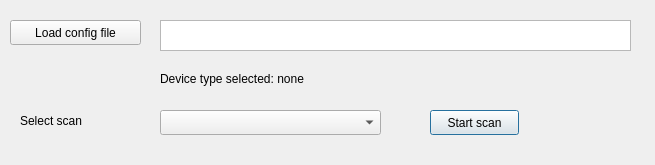
<?xml version="1.0" encoding="UTF-8"?>
<ui version="4.0">
 <class>DebugWindow</class>
 <widget class="QDialog" name="DebugWindow">
  <property name="geometry">
   <rect>
    <x>0</x>
    <y>0</y>
    <width>655</width>
    <height>165</height>
   </rect>
  </property>
  <property name="windowTitle">
   <string>Debug mode</string>
  </property>
  <widget class="QLabel" name="label">
   <property name="geometry">
    <rect>
     <x>20</x>
     <y>30</y>
     <width>91</width>
     <height>21</height>
    </rect>
   </property>
   <property name="text">
    <string/>
   </property>
  </widget>
  <widget class="QLabel" name="label_2">
   <property name="geometry">
    <rect>
     <x>20</x>
     <y>110</y>
     <width>91</width>
     <height>21</height>
    </rect>
   </property>
   <property name="text">
    <string>Select scan</string>
   </property>
  </widget>
  <widget class="QComboBox" name="scanSelector">
   <property name="geometry">
    <rect>
     <x>160</x>
     <y>110</y>
     <width>221</width>
     <height>25</height>
    </rect>
   </property>
  </widget>
  <widget class="QPushButton" name="startButton">
   <property name="geometry">
    <rect>
     <x>430</x>
     <y>110</y>
     <width>89</width>
     <height>25</height>
    </rect>
   </property>
   <property name="text">
    <string>Start scan</string>
   </property>
  </widget>
  <widget class="QPushButton" name="configLoadButton">
   <property name="geometry">
    <rect>
     <x>10</x>
     <y>20</y>
     <width>131</width>
     <height>25</height>
    </rect>
   </property>
   <property name="text">
    <string>Load config file</string>
   </property>
  </widget>
  <widget class="QPlainTextEdit" name="configFileDisplay">
   <property name="geometry">
    <rect>
     <x>160</x>
     <y>20</y>
     <width>471</width>
     <height>31</height>
    </rect>
   </property>
   <property name="verticalScrollBarPolicy">
    <enum>Qt::ScrollBarAlwaysOff</enum>
   </property>
   <property name="horizontalScrollBarPolicy">
    <enum>Qt::ScrollBarAlwaysOff</enum>
   </property>
   <property name="lineWrapMode">
    <enum>QPlainTextEdit::NoWrap</enum>
   </property>
   <property name="readOnly">
    <bool>true</bool>
   </property>
  </widget>
  <widget class="QLabel" name="deviceDisplay">
   <property name="geometry">
    <rect>
     <x>160</x>
     <y>70</y>
     <width>371</width>
     <height>17</height>
    </rect>
   </property>
   <property name="text">
    <string>Device type selected: none</string>
   </property>
  </widget>
 </widget>
 <resources/>
 <connections/>
</ui>
